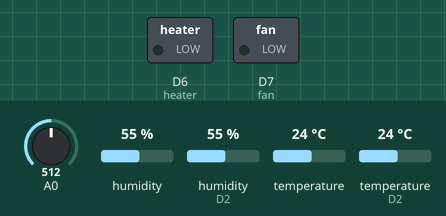
Simulated run of this sketch. Board: ESP8266 (NodeMCU). Parts: switched loads named in the sketch (green lamp = pin HIGH). Inputs (shaded band) come from the test bench; at power-on: temperature 24 °C, A0 = 512, humidity 55 %, humidity (sensor on D2) 55 %, temperature (sensor on D2) 24 °C. WiFi joins after 1.5 s; servers stay silent unless stated; not simulated (calls return 0 or success): ESP8266_dht22_sparkfun_keys.h; what the sketch prints to the serial monitor is not drawn.

Above: at 2.7 s.
2.8 s: temperature (sensor 0) set to 34.4 °C
10.3 s: temperature (sensor 0) set to 35.7 °C
At 42.6 s:
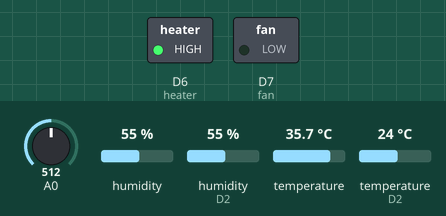
Timing chart, 0 to 43.0 s (numbered marks = the images above; inputs shaded):
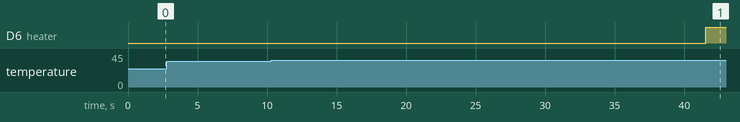

Measured:
- the behaviour switches between 34.9 and 35 °C on temperature (sensor 0) (found by bisection; images 0 and 1)
- after the input at 2.8 s, every drawn part: stays the same
- after the input at 10.3 s, D6 (heater): LOW → HIGH after 31.3 s

The sketch:

ESP8266_dht22_sparkfun.ino
```cpp
//
//    FILE: ESP8266_dht22_sparkfun.ino
//  AUTHOR: Jeff Polton
// VERSION: 04.10.16
// PURPOSE: DHT22 send GET request to data.sparkfun stream
//   BOARD: ESP8266 NodeMCU 1.0 (ESP-12E module)
//FIRMWARE: Arduino IDE
//     URL: https://data.sparkfun.com/streams/aG8bAlQybziD5Qa780yY
//            http://pcwww.liv.ac.uk/~jpolton/plots/esp8266_dht22_x2.html
//          /Users/jeff/Public/liv.ac.uk/plots/esp8266_dht22_x2.html
// HISTORY:
// 0.1.00 initial version: http://hpclab.blogspot.co.uk/2015/06/esp8266-based-wifi-weather-monitoring.html
// 0.1.01 Edit to accommodate two sensors.
// 1.0.00 Tested
// 2.0.00 Relay control added and tested. (Note that the LED on the fan seems to sometime
//        rapidly flash when the fan is switched on.)
// 3.0.00 Add light dependent resistor control to temperature thresholds (night and day target temperatures).
//        only writes to web every (e.g. 20) loops.

//  STATUS: WORKS.
/*
    NOTES:
    This sketch sends data via HTTP GET requests to data.sparkfun.com service.

    You need to get streamId and privateKey at data.sparkfun.com and paste them
    below. Or just customize this script to talk to other HTTP servers.

    Posts data e.g.:
	https://data.sparkfun.com/input/aG8bAlQybziD5Qa780yY?private_key=KEPqaDKYqzsawdVNE8AD&hum_bot=50.7&hum_top=27.1&temp_bot=16.3&temp_top=29.7
 */
#include <ESP8266WiFi.h>
#include "DHT.h"
/* Header file for storing private keys */
#include "ESP8266_dht22_sparkfun_keys.h"
/* Either include a header file (above) with these private keys or fill them in here.
const char* ssid     = "....";
const char* password = "....";
const char* publicKey = "....";
const char* privateKey = "....";
 */

#define DHTPIN_bot D2     // D2 pin of ESP8266
#define DHTPIN_top D3     // D3 pin of ESP8266
int fan = D7;              // D7 pin for relay to fan
int heater = D6;           // D6 pin for relay to heater
const char* host = "data.sparkfun.com";
float Ttop_night = 25.0; // Top temperature to activate heater
float Tbot_night = 18.0; // Bottom temperature to active fan
float Ttop_day = 35.0; // Top temperature to activate heater
float Tbot_day = 28.0; // Bottom temperature to active fan
float Tbot_threshold = 0; // initialise
float Ttop_threshold = 0;
int lightPin = 0;  //define a pin for Photo resistor
int count = 0; // loop counter: only GET request web post every 10 cycles
DHT dht_bot(DHTPIN_bot, DHT22, 30); // 30 is for cpu clock of esp8266 80Mhz
DHT dht_top(DHTPIN_top, DHT22, 30);

void setup() {
  Serial.begin(115200);
  dht_bot.begin();
  dht_top.begin();
  pinMode(fan, OUTPUT);
  pinMode(heater, OUTPUT);
  delay(10);
  // We start by connecting to a WiFi network
  Serial.println();
  Serial.println();
  Serial.print("ESP8266 Connecting to ");
  Serial.println(ssid);
  WiFi.begin(ssid, password);
  while (WiFi.status() != WL_CONNECTED) {
    delay(500);
    Serial.print(".");
  }
  Serial.println("");
  Serial.println("WiFi connected");
  Serial.println("IP address: ");
  Serial.println(WiFi.localIP());
}

void loop() {
  delay(5000);
  // Reading temperature or humidity takes about 250 milliseconds!
  // Sensor readings may also be up to 2 seconds 'old' (its a very slow sensor)
  /////////////////////////////////////////////////////////////////////////////
  float h_bot = dht_bot.readHumidity();
  float h_top = dht_top.readHumidity();

  // Read temperature as Celsius
  float t_bot = dht_bot.readTemperature();
  float t_top = dht_top.readTemperature();

  // Read LDR
  int ldr = analogRead(lightPin);

  // Check if any reads failed and exit early (to try again). DONT HAVE ERROR TRAPPING ON LDR
  if (isnan(h_top) || isnan(t_top) || isnan(h_bot) || isnan(t_bot)) {
    Serial.println("Failed to read from DHT sensor!");
    return;
  }


  Serial.print("Humidity bottom: ");
  Serial.print(h_bot);
  Serial.print(" %\t");
  Serial.print("Temperature bottom: ");
  Serial.print(t_bot);
  Serial.println(" *C\t");
  Serial.print("Humidity top: ");
  Serial.print(h_top);
  Serial.print(" %\t");
  Serial.print("Temperature top: ");
  Serial.print(t_top);
  Serial.println(" *C\t");

  Serial.print("LDR: ");
  Serial.println(ldr);

  // Check Light levels and switch between day and night settings
  // Connected via a 10k Ohm resistor, ambient light seems about 1000. Darkish room is about 300.
  //////////////////////////////////////////////////////////////////////////////////////////////
  if (ldr < 500) {
    Tbot_threshold = Tbot_night;
    Ttop_threshold = Ttop_night;
  }
  else {
    Tbot_threshold = Tbot_day;
    Ttop_threshold = Ttop_day;
  }

  Serial.print("T theshold top: ");
  Serial.print(Ttop_threshold);
  Serial.print(" %\t");
  Serial.print("T threshold bottom: ");
  Serial.print(Tbot_threshold);
  Serial.println(" *C\t");

  // Check temperatures and switch the relay on and off.
  // NOTE: relay LOW = ON / HIGH = OFF
  //////////////////////////////////////////////////////
  if (t_bot < Tbot_threshold) {
    digitalWrite(fan,LOW); // Fan ON
  }
  else {
    digitalWrite(fan,HIGH); // Fan OFF
  }
  if (t_top < Ttop_threshold) {
    digitalWrite(heater,LOW); // Heater ON
  }
  else {
    digitalWrite(heater,HIGH); // Heater OFF
  }


  // Now do web stuff
  // Only do every 20 loops
  ///////////////////
  if (count > 20) {
    Serial.print("connecting to ");
    Serial.println(host);
    // Use WiFiClient class to create TCP connections
    WiFiClient client;
    const int httpPort = 80;
    if (!client.connect(host, httpPort)) {
      Serial.println("connection failed");
      return;
    }
    // We now create a URI for the request. Use the variable names chosen for data.sparkfun
    String url = "/input/";
    url += publicKey;
    url += "?private_key=";
    url += privateKey;
    url += "&temp_top=";
    url += t_top;
    url += "&hum_top=";
    url += h_top;
    url += "&temp_bot=";
    url += t_bot;
    url += "&hum_bot=";
    url += h_bot;
    Serial.print("Requesting URL: ");
    Serial.println(url);
    // This will send the request to the server
    client.print(String("GET ") + url + " HTTP/1.1\r\n" +
                 "Host: " + host + "\r\n" +
                 "Connection: close\r\n\r\n");
    delay(10);
    // Read all the lines of the reply from server and print them to Serial
    while (client.available()) {
      String line = client.readStringUntil('\r');
      Serial.print(line);
    }
    Serial.println();
    Serial.println("closing connection");

    // reset counter
    count = 0;
  }
  count++;
  Serial.println(count);


//  delay(600000); // 10 minutes
  delay(30000); // Pause 30s
//  delay(5000); // 5s
}
```
